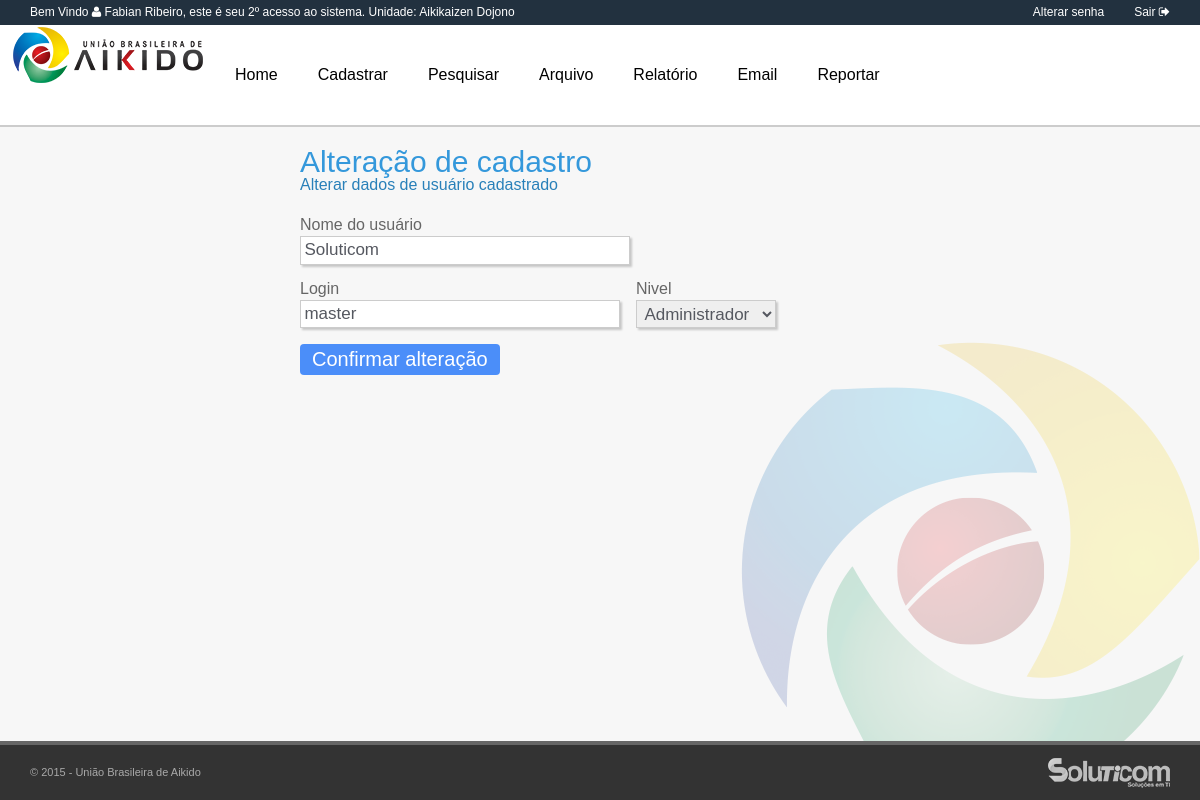
Screenshot of /alterarUsuario.php (signed in) with the database file from the repository.
### tables this page shows
CREATE TABLE IF NOT EXISTS `usuario` (
  `usuarioId` int(11) NOT NULL,
  `escolaId` int(10) DEFAULT NULL,
  `usuarioLogin` varchar(100) DEFAULT NULL,
  `senha` varchar(100) DEFAULT NULL,
  `usuarioNome` varchar(100) DEFAULT NULL,
  `nivelId` int(10) DEFAULT NULL,
  `dataCadastro` date DEFAULT NULL,
  `statusUsuario` tinyint(1) NOT NULL DEFAULT '1',
  `qtdAcesso` int(11) DEFAULT '0',
  `resetaSenha` tinyint(1) DEFAULT '0'
);

CREATE TABLE IF NOT EXISTS `escola` (
  `escolaId` int(10) NOT NULL,
  `responsavelEscola` varchar(200) DEFAULT NULL,
  `estadoID` int(10) DEFAULT NULL,
  `nomeEscola` varchar(100) DEFAULT NULL,
  `enderecoEscola` varchar(100) DEFAULT NULL,
  `numeroEscola` varchar(10) DEFAULT NULL,
  `bairroEscola` varchar(100) DEFAULT NULL,
  `cidadeEscola` varchar(100) DEFAULT NULL,
  `telefoneEscola` varchar(30) DEFAULT NULL,
  `statusEscola` int(2) DEFAULT '1'
);

### alterarUsuario.php (the view, shortened to what this page needs)
<?php require_once("validacao.php"); ?>
<?php
    $tr = "SELECT * ";
    $tr .= "FROM usuario ";
        if ( isset($_GET["codigo"]) ) {
            $id = $_GET["codigo"];
            $tr .= "WHERE usuarioId = {$id} ";
        } else {
            $tr .= "WHERE usuarioId = 1 ";
        }
    $con_clientes = mysqli_query($conecta,$tr);
    $info_clientes = mysqli_fetch_assoc($con_clientes);
?>
<?php
    $estados = "SELECT * ";
    $estados .= "FROM nivel ";
    $lista_estados = mysqli_query($conecta,$estados);
?>
<!doctype html>
<html>
    <head>
    </head>
    <body>
        <main>
            <div class="centralizar">
                <form action="alterarUsuario.php?codigo=<?php echo $id ?>" method="post">
                    <div class="subtitulo"> <h1>Alteração de cadastro</h1><h4>Alterar dados de usuário cadastrado</h4> </div>
      				<fieldset class="grupo">
                    <div class="campo">
                    <label for="usuarioNome">Nome do usuário</label>
                    <input type="text" value="<?php echo utf8_encode($info_clientes["usuarioNome"])  ?>" style="width: 330px" maxlength="99" name="usuarioNome" id="usuarioNome" required>
          			</div>
                    <div class="campo">
                    <label for="usuarioLogin">Login</label>
                    <input type="text" value="<?php echo utf8_encode($info_clientes["usuarioLogin"])  ?>" style="width: 320px" maxlength="99" name="usuarioLogin" id="usuarioLogin" required>
                    </div>
                    <div class="campo">
                    <label for="niveis">Nivel</label>
                    <select id="niveis" name="niveis" style="width: 140px;" required>
                        <?php
                            $meuestado = $info_clientes["nivelId"];
                            while($linha = mysqli_fetch_assoc($lista_estados)) {
                                $estado_principal = $linha["nivelId"];
                                if($meuestado == $estado_principal) {
                        ?>
                            <option value="<?php echo $linha["nivelId"] ?>" selected>
                                <?php echo utf8_encode($linha["nomeNivel"]) ?>
                            </option>
                        <?php
                                } else {
                        ?>
                            <option value="<?php echo $linha["nivelId"] ?>" >
                                <?php echo utf8_encode($linha["nomeNivel"]) ?>
                            </option>
                        <?php
                                }
                            }
                        ?>
                    </select>
                    </div>
                    </fieldset>
                    <input type="submit" class="botao" value="Confirmar alteração">
                </form>
        </main>
    </body>
</html>

### mAdmin.php (shortened to what this page needs)
        <?php
            if ( isset($_SESSION["IDUSER"]) )  {
                $user = $_SESSION["IDUSER"];
                $saudacao = "SELECT usuarioNome, usuarioId, qtdAcesso, u.escolaId, nomeEscola, nivelId ";
                $saudacao .= "FROM usuario u INNER JOIN escola e ON u.escolaId = e.escolaId ";
                $saudacao .= "WHERE usuarioId = {$user} ";
                $saudacao_login = mysqli_query($conecta, $saudacao);
            $saudacao_login = mysqli_fetch_assoc($saudacao_login);
			$apelido = $saudacao_login["usuarioNome"];
			$qtd_ac = $saudacao_login["qtdAcesso"];
			$escolaProf  = $saudacao_login["nomeEscola"];
            }
        ?>
<head>
	<link rel="stylesheet" href="css/reset.css">
	<link rel="stylesheet" href="css/geral.css">
    <link rel="stylesheet" href="css/font-awesome/css/font-awesome.min.css">
	<link rel="stylesheet" href="css/menu.css">
	<link rel="stylesheet" href="css/form.css">
</head>
<body>
    <header>
        <div id="bemvindo">Bem Vindo <i class="fa fa-user"></i> <b><?php echo utf8_encode($apelido) ?></b>, este é seu <b><?php echo $qtd_ac?>º</b> acesso ao sistema. Unidade: <?php echo utf8_encode($escolaProf) ?> </div>
        <div id="sair"><a href="sair.php">Sair <i class="fa fa-sign-out"></i></a></div>
        <div id="sair"><a href="alterarSenha.php">Alterar senha <i class="icon-lock"></i></a></div>
    </header>
    <nav>
        <div id="menu">
  		<ul onClick="" class="zetta-menu zm-effect-fade zm-full-width" style="height:100px;">
         		<img src="assets/imagens/logo.png" alt="logo" style="float: left;">
        <li style="height:100px;">
      		<a href="main.php" style="line-height:100px;">Home</a>
   		</li>
   		<li style="height:100px; ">
      		<a style="line-height:100px;">Cadastrar</a>
   		</li>
   		<li style="height:100px;">
            <a style="line-height:100px;">Pesquisar</a>
   		</li>
        <li style="height:100px;">
            <a style="line-height:100px;">Arquivo</a>
   		</li>
        <li style="height:100px;">
            <a style="line-height:100px;">Relatório</a>
   		</li>
		    <li style="height:100px;">
            <a style="line-height:100px;">Email</a>
   		</li>
        <li style="height:100px;">
            <a style="line-height:100px;">Reportar</a>
   		</li>
		</ul>
        </div>
    </nav>
    <footer>
        <div id="direitos">© 2015 - União Brasileira de Aikido</div>
        <div id="soluticom"><a href="http://www.soluticom.com.br" target="_blank"><img src="assets/imagens/soluticom.png" alt="soluticom"></a></div>
    </footer>
</body>

### css/geral.css (style rules this page uses)
body { margin: 0 0 auto; background-color: #f7f7f7; width: 100%; height: 100%; font-family: 'Open Sans', sans-serif; text-decoration:none; overflow: auto; background-image: url(../assets/imagens/fundo.png); background-repeat: no-repeat; background-position: right bottom, left top; background-attachment: fixed; }
h1 { font-size: 30px; color: #3498db; }
h4 { font-size: 16px; color: #2980b9; }
header { width: 100%; height: 25px; line-height: 25px; background-color: #22313F; position: fixed; top: 0px; color: #FFF; z-index: 10; font-size: 12px; }
nav { width: 100%; height: 100px; position: fixed; background-color: #67809F; border-bottom-width: 2px; border-bottom-style: solid; border-bottom-color: #cccccc; line-height: 100px; top: 25px; z-index: 10; }
#menu { height: 100px; }
main { z-index: 1; width: 100%; min-width: 1007px; height: auto; top: 127px; position: absolute; margin-bottom: 80px; display: table; }
footer { font-size: 11px; width: 100%; height: 55px; line-height: 55px; background-color: #333333; border-top-color: #666666; border-top-width: 4px; border-top-style: solid; position: fixed; bottom: 0px; z-index: 10; color: darkgray; }
#bemvindo { float: left; margin-left: 30px; }
#sair { float: right; margin-right: 30px; }
#sair a:link, #sair a:visited { text-decoration:none; color: #FFF; }
#direitos { float: left; margin-left: 30px; }
#soluticom { height: 55px; padding-top: 13px; float: right; margin-right: 30px; }
.centralizar { margin: 20px auto; width: 50%; display: table; }
.subtitulo { width: 300px; height: 60px; margin-bottom: 10px; }
input { font-family: 'HelveticaNeue', 'Helvetica Neue', Helvetica, Arial, sans-serif; font-size: 17px; color: #555860; }
.campo select { font-size: 17px; color: #555860; }

### css/menu.css (style rules this page uses)
.zetta-menu { background-color: #FFF; padding: 0; margin: 0; display: inline-block; position: relative; }
.zetta-menu:before, .zetta-menu ul, .zetta-menu li, .zetta-menu div, .zetta-menu a, .zetta-menu label, .zetta-menu input, .zetta-menu textarea { -webkit-box-sizing: border-box; -moz-box-sizing: border-box; box-sizing: border-box; margin: 0; padding: 0; outline: none; border: 0; list-style: none; }
.zetta-menu a { cursor: pointer; }
.zetta-menu.zm-full-width { display: block; }
.zetta-menu, .zetta-menu a, .zetta-menu a:visited { color: #000; }
.zetta-menu > li { display: block; vertical-align: top; float: left; height: 60px; }
.zetta-menu > li > a { font-weight: normal; padding: 0 20px; line-height: 60px; }
.zetta-menu li { position: relative; cursor: default; }
.zetta-menu li > a { text-decoration: none; display: block; }
.zetta-menu:after { content: ''; display: block; clear: both; }

### css/form.css (style rules this page uses)
fieldset { border: 0; padding: 0; margin: 0; }
body, input, select, textarea, button { font-family: sans-serif; font-size: 1em; }
.grupo:before, .grupo:after { content: " "; display: table; }
.grupo:after { clear: both; }
.campo { margin-bottom: 1em; }
.campo label { margin-bottom: 0.2em; color: #666; display: block; }
fieldset.grupo .campo { float: left; margin-right: 1em; }
.campo select { height: 28.5px; }
.campo input[type="text"], .campo select, .campo textarea { padding: 0.2em; border: 1px solid #CCC; box-shadow: 2px 2px 2px rgba(0,0,0,0.2); display: block; height:28.5px; font-size:17px; }
.campo select option { padding-right: 1em; }
.botao { border-radius: 4px; font-size: 20px; background: #4b8ef9; border: 2px; border-color: #3079ed; margin-bottom: 1em; color: #FFF; padding: 0.2em 0.6em; }
.botao, select, label.checkbox { cursor: pointer; }

### rows the page displays
usuario: usuarioNome "Fabian Ribeiro", qtdAcesso "2", escolaId.nomeEscola "Aikikaizen Dojono"
usuario: usuarioNome "Soluticom", usuarioLogin "master"

### other values shown
form field niveis "Administrador"
